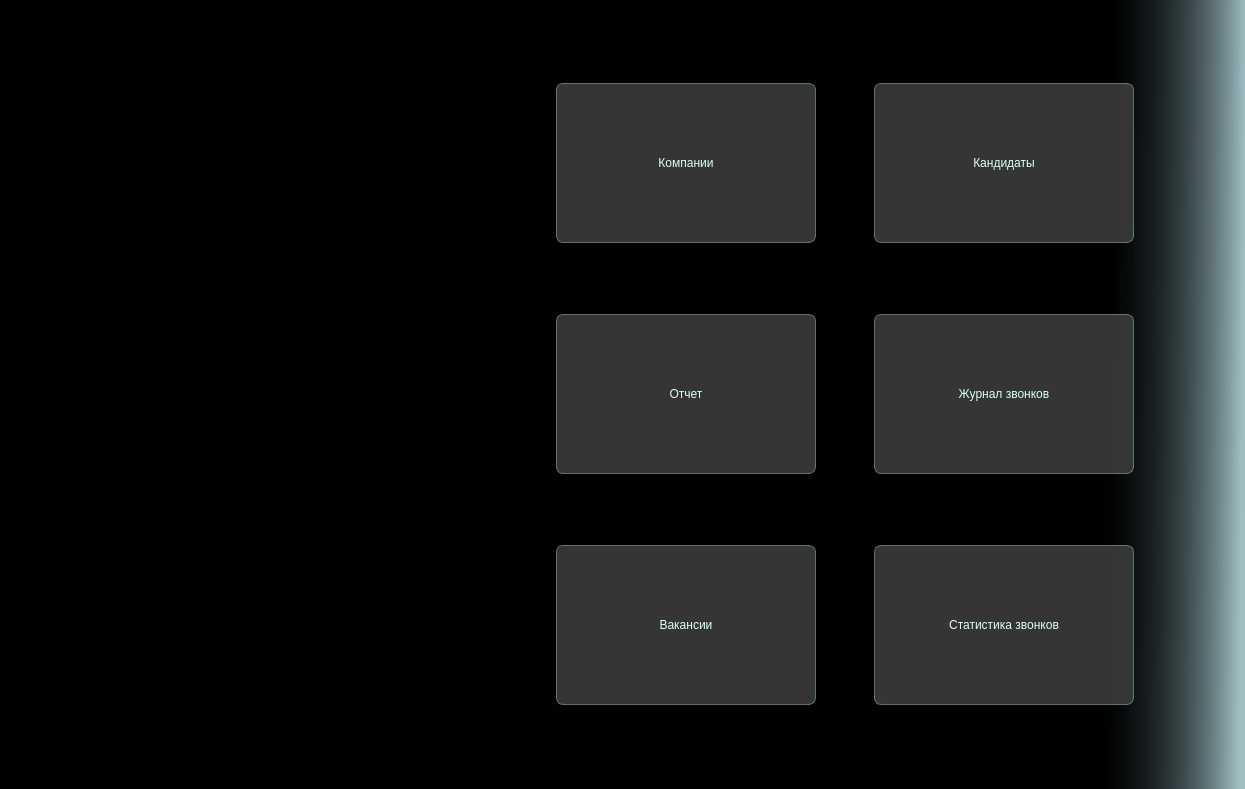
<?xml version="1.0" encoding="UTF-8"?>
<ui version="4.0">
 <class>MainWindow</class>
 <widget class="QMainWindow" name="MainWindow">
  <property name="geometry">
   <rect>
    <x>0</x>
    <y>0</y>
    <width>1245</width>
    <height>789</height>
   </rect>
  </property>
  <property name="sizePolicy">
   <sizepolicy hsizetype="Expanding" vsizetype="Expanding">
    <horstretch>0</horstretch>
    <verstretch>0</verstretch>
   </sizepolicy>
  </property>
  <property name="windowTitle">
   <string>Call Tracking</string>
  </property>
  <property name="styleSheet">
   <string notr="true">background:qlineargradient(spread:pad, x1:1, y1:0.016, x2:0.699809, y2:0.014, stop:0 rgba(114, 159, 167, 80), stop:0.353234 rgba(0, 0, 0, 218))</string>
  </property>
  <widget class="QWidget" name="centralwidget">
   <property name="sizePolicy">
    <sizepolicy hsizetype="Expanding" vsizetype="Expanding">
     <horstretch>0</horstretch>
     <verstretch>0</verstretch>
    </sizepolicy>
   </property>
   <property name="minimumSize">
    <size>
     <width>400</width>
     <height>600</height>
    </size>
   </property>
   <layout class="QGridLayout" name="gridLayout_2">
    <item row="0" column="0">
     <widget class="QWidget" name="left_panel" native="true">
      <property name="minimumSize">
       <size>
        <width>300</width>
        <height>600</height>
       </size>
      </property>
      <property name="maximumSize">
       <size>
        <width>400</width>
        <height>16777215</height>
       </size>
      </property>
      <property name="styleSheet">
       <string notr="true">background: black;</string>
      </property>
      <layout class="QVBoxLayout" name="verticalLayout">
       <item>
        <widget class="QLabel" name="label_3">
         <property name="text">
          <string/>
         </property>
         <property name="pixmap">
          <pixmap>app/images/Group 2.png</pixmap>
         </property>
        </widget>
       </item>
       <item>
        <widget class="QLabel" name="label_4">
         <property name="text">
          <string/>
         </property>
         <property name="pixmap">
          <pixmap>app/images/Control panel.png</pixmap>
         </property>
        </widget>
       </item>
       <item>
        <widget class="QLabel" name="label_5">
         <property name="sizePolicy">
          <sizepolicy hsizetype="Expanding" vsizetype="Expanding">
           <horstretch>0</horstretch>
           <verstretch>0</verstretch>
          </sizepolicy>
         </property>
         <property name="text">
          <string/>
         </property>
         <property name="pixmap">
          <pixmap>app/images/02623ef3802e11f1be9b8664f542c61e_1.png</pixmap>
         </property>
         <property name="scaledContents">
          <bool>true</bool>
         </property>
         <property name="alignment">
          <set>Qt::AlignmentFlag::AlignCenter</set>
         </property>
        </widget>
       </item>
      </layout>
     </widget>
    </item>
    <item row="0" column="1">
     <widget class="QWidget" name="right_panel" native="true">
      <property name="sizePolicy">
       <sizepolicy hsizetype="Expanding" vsizetype="Expanding">
        <horstretch>0</horstretch>
        <verstretch>0</verstretch>
       </sizepolicy>
      </property>
      <property name="maximumSize">
       <size>
        <width>700</width>
        <height>16777215</height>
       </size>
      </property>
      <property name="styleSheet">
       <string notr="true">background: none;</string>
      </property>
      <layout class="QGridLayout" name="gridLayout">
       <item row="3" column="0">
        <widget class="QPushButton" name="reportCall">
         <property name="sizePolicy">
          <sizepolicy hsizetype="Expanding" vsizetype="Fixed">
           <horstretch>0</horstretch>
           <verstretch>0</verstretch>
          </sizepolicy>
         </property>
         <property name="minimumSize">
          <size>
           <width>100</width>
           <height>60</height>
          </size>
         </property>
         <property name="maximumSize">
          <size>
           <width>260</width>
           <height>160</height>
          </size>
         </property>
         <property name="styleSheet">
          <string notr="true">QPushButton {
color: rgb(219, 255, 252);
background-color: rgba(61, 60, 61, 227);
border: 1px solid rgba(183, 245, 255, 100);
border-radius: 7px;
}
QPushButton:hover {
background-color: rgba(120, 155, 155, 179)
}</string>
         </property>
         <property name="text">
          <string>Отчет</string>
         </property>
        </widget>
       </item>
       <item row="1" column="0">
        <widget class="QPushButton" name="company">
         <property name="sizePolicy">
          <sizepolicy hsizetype="Expanding" vsizetype="Fixed">
           <horstretch>0</horstretch>
           <verstretch>0</verstretch>
          </sizepolicy>
         </property>
         <property name="minimumSize">
          <size>
           <width>100</width>
           <height>60</height>
          </size>
         </property>
         <property name="maximumSize">
          <size>
           <width>260</width>
           <height>160</height>
          </size>
         </property>
         <property name="styleSheet">
          <string notr="true">QPushButton {
color: rgb(219, 255, 252);
background-color: rgba(61, 60, 61, 227);
border: 1px solid rgba(183, 245, 255, 100);
border-radius: 7px;
}
QPushButton:hover {
background-color: rgba(120, 155, 155, 179)
}</string>
         </property>
         <property name="text">
          <string>Компании</string>
         </property>
        </widget>
       </item>
       <item row="3" column="1">
        <widget class="QPushButton" name="callLog">
         <property name="sizePolicy">
          <sizepolicy hsizetype="Expanding" vsizetype="Fixed">
           <horstretch>0</horstretch>
           <verstretch>0</verstretch>
          </sizepolicy>
         </property>
         <property name="minimumSize">
          <size>
           <width>100</width>
           <height>60</height>
          </size>
         </property>
         <property name="maximumSize">
          <size>
           <width>260</width>
           <height>160</height>
          </size>
         </property>
         <property name="styleSheet">
          <string notr="true">QPushButton {
color: rgb(219, 255, 252);
background-color: rgba(61, 60, 61, 227);
border: 1px solid rgba(183, 245, 255, 100);
border-radius: 7px;
}
QPushButton:hover {
background-color: rgba(120, 155, 155, 179)
}</string>
         </property>
         <property name="text">
          <string>Журнал звонков</string>
         </property>
        </widget>
       </item>
       <item row="4" column="1">
        <widget class="QPushButton" name="callStatistic">
         <property name="sizePolicy">
          <sizepolicy hsizetype="Expanding" vsizetype="Fixed">
           <horstretch>0</horstretch>
           <verstretch>0</verstretch>
          </sizepolicy>
         </property>
         <property name="minimumSize">
          <size>
           <width>100</width>
           <height>60</height>
          </size>
         </property>
         <property name="maximumSize">
          <size>
           <width>260</width>
           <height>160</height>
          </size>
         </property>
         <property name="styleSheet">
          <string notr="true">QPushButton {
color: rgb(219, 255, 252);
background-color: rgba(61, 60, 61, 227);
border: 1px solid rgba(183, 245, 255, 100);
border-radius: 7px;
}
QPushButton:hover {
background-color: rgba(120, 155, 155, 179)
}</string>
         </property>
         <property name="text">
          <string>Статистика звонков</string>
         </property>
        </widget>
       </item>
       <item row="1" column="1">
        <widget class="QPushButton" name="candidates">
         <property name="sizePolicy">
          <sizepolicy hsizetype="Expanding" vsizetype="Fixed">
           <horstretch>0</horstretch>
           <verstretch>0</verstretch>
          </sizepolicy>
         </property>
         <property name="minimumSize">
          <size>
           <width>100</width>
           <height>60</height>
          </size>
         </property>
         <property name="maximumSize">
          <size>
           <width>260</width>
           <height>160</height>
          </size>
         </property>
         <property name="styleSheet">
          <string notr="true">QPushButton {
color: rgb(219, 255, 252);
background-color: rgba(61, 60, 61, 227);
border: 1px solid rgba(183, 245, 255, 100);
border-radius: 7px;
}
QPushButton:hover {
background-color: rgba(120, 155, 155, 179)
}</string>
         </property>
         <property name="text">
          <string>Кандидаты</string>
         </property>
        </widget>
       </item>
       <item row="4" column="0">
        <widget class="QPushButton" name="vacancy">
         <property name="sizePolicy">
          <sizepolicy hsizetype="Expanding" vsizetype="Fixed">
           <horstretch>0</horstretch>
           <verstretch>0</verstretch>
          </sizepolicy>
         </property>
         <property name="minimumSize">
          <size>
           <width>100</width>
           <height>60</height>
          </size>
         </property>
         <property name="maximumSize">
          <size>
           <width>260</width>
           <height>160</height>
          </size>
         </property>
         <property name="styleSheet">
          <string notr="true">QPushButton {
color: rgb(219, 255, 252);
background-color: rgba(61, 60, 61, 227);
border: 1px solid rgba(183, 245, 255, 100);
border-radius: 7px;
}
QPushButton:hover {
background-color: rgba(120, 155, 155, 179)
}</string>
         </property>
         <property name="text">
          <string>Вакансии</string>
         </property>
        </widget>
       </item>
      </layout>
     </widget>
    </item>
   </layout>
  </widget>
 </widget>
 <resources/>
 <connections/>
</ui>
